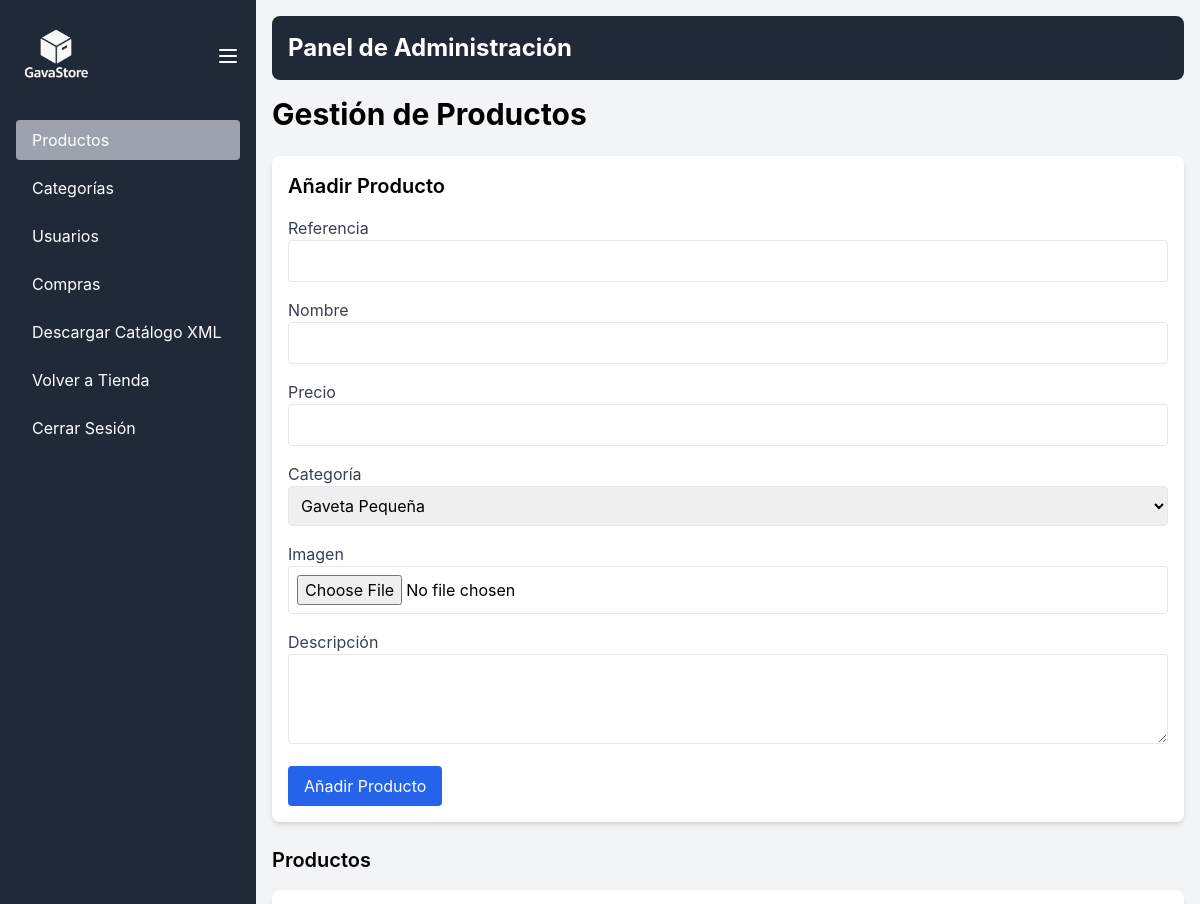
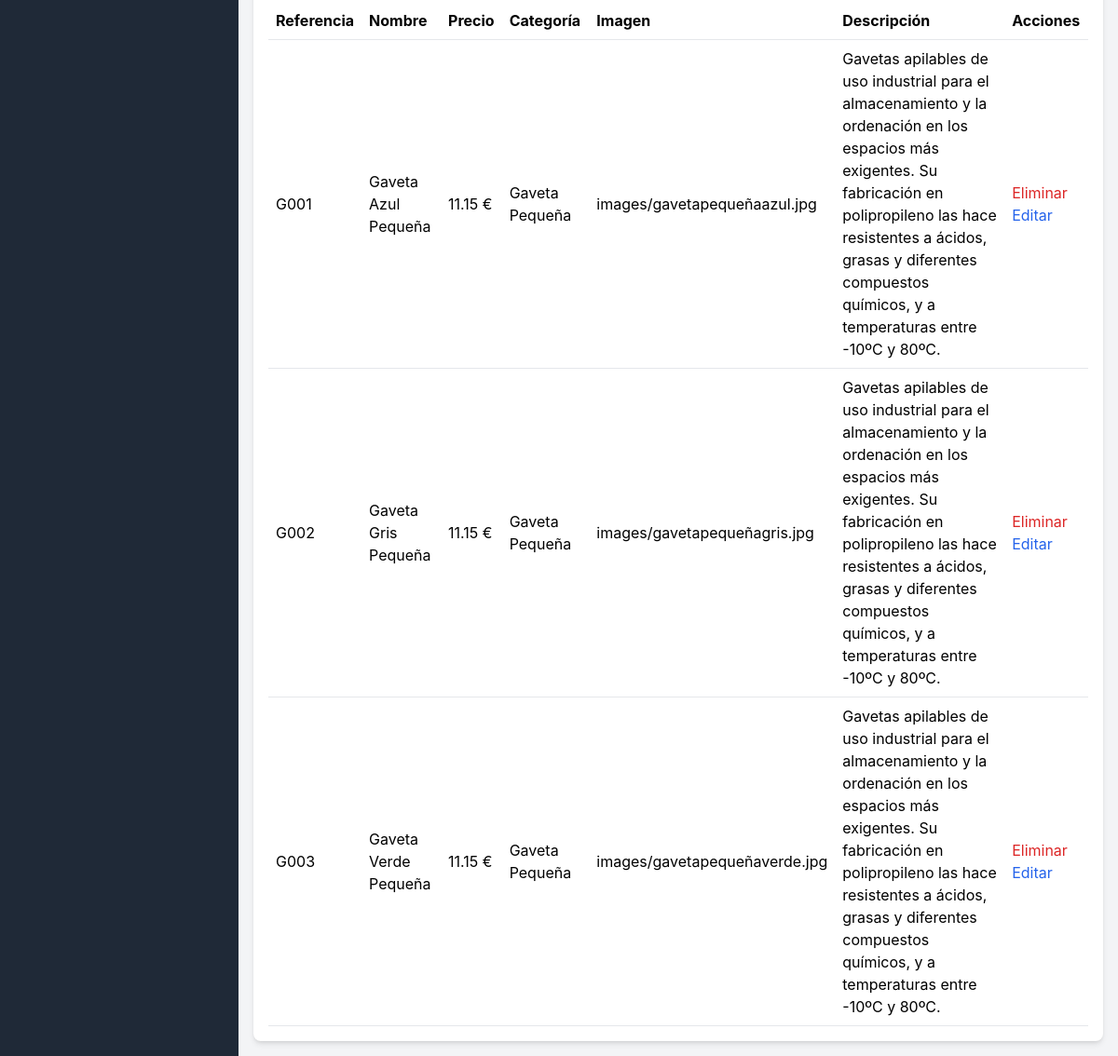
The app's page /admin.php (signed in) with its own data (2 pictures, top to bottom).
### tables this page shows
CREATE TABLE `productos` (
  `referencia` varchar(20) NOT NULL,
  `nombre` varchar(100) NOT NULL,
  `precio` decimal(10,2) NOT NULL,
  `imagen` varchar(255) DEFAULT NULL,
  `descripcion` text DEFAULT NULL,
  `categoria_id` int(11) NOT NULL
);

CREATE TABLE `categorias` (
  `id` int(11) NOT NULL,
  `nombre` varchar(50) NOT NULL
);

### admin.php (the view, shortened to what this page needs)
<?php
$db = new Database();
$conn = $db->getConnection();
$stmt = $conn->query("SELECT * FROM categorias");
$categorias = $stmt->fetchAll(PDO::FETCH_ASSOC);
$section = isset($_GET['section']) ? $_GET['section'] : 'productos';
if ($section === 'productos') {
    $stmt = $conn->query("SELECT p.*, c.nombre AS categoria FROM productos p JOIN categorias c ON p.categoria_id = c.id");
    $productos = $stmt->fetchAll(PDO::FETCH_ASSOC);
} else {
    $productos = [];
}
?>
<!DOCTYPE html>
<html lang="es">
<head>
    <script src="https://cdn.tailwindcss.com"></script>
    <link rel="stylesheet" href="styles.css">
</head>
<body class="bg-gray-100 flex">
    <div id="sidebar" class="bg-gray-800 text-white w-64 min-h-screen p-4 transition-all duration-300">
        <div class="flex justify-between items-center mb-6">
            <a href="index.php">
                <img src="logo.png" alt="GavaStore" class="h-20 w-auto">
            </a>
            <button id="toggleSidebar" class="text-white focus:outline-none">
                <svg class="w-6 h-6" fill="none" stroke="currentColor" viewBox="0 0 24 24" xmlns="http://www.w3.org/2000/svg">
                    <path stroke-linecap="round" stroke-linejoin="round" stroke-width="2" d="M4 6h16M4 12h16M4 18h16"></path>
                </svg>
            </button>
        </div>
        <nav>
            <ul>
                <li class="mb-2">
                    <a href="?section=productos" class="block px-4 py-2 rounded hover:bg-gray-400 <?php echo $section === 'productos' ? 'bg-gray-400' : ''; ?>">Productos</a>
                </li>
                <li class="mb-2">
                    <a href="?section=categorias" class="block px-4 py-2 rounded hover:bg-gray-400 <?php echo $section === 'categorias' ? 'bg-gray-400' : ''; ?>">Categorías</a>
                </li>
                <li class="mb-2">
                    <a href="?section=usuarios" class="block px-4 py-2 rounded hover:bg-gray-400 <?php echo $section === 'usuarios' ? 'bg-gray-400' : ''; ?>">Usuarios</a>
                </li>
                <li class="mb-2">
                    <a href="?section=compras" class="block px-4 py-2 rounded hover:bg-gray-400 <?php echo $section === 'compras' ? 'bg-gray-400' : ''; ?>">Compras</a>
                </li>
                <li class="mb-2">
                    <form method="POST" class="inline">
                        <button type="submit" name="download_xml" class="block w-full text-left px-4 py-2 rounded hover:bg-gray-400">Descargar Catálogo XML</button>
                    </form>
                </li>
                <li class="mb-2">
                    <a href="index.php" class="block px-4 py-2 rounded hover:bg-gray-400">Volver a Tienda</a>
                </li>
                <li class="mb-2">
                    <a href="logout.php" class="block px-4 py-2 rounded hover:bg-gray-400">Cerrar Sesión</a>
                </li>
            </ul>
        </nav>
    </div>
    <div class="flex-1 p-4">
        <header class="bg-gray-800 text-white p-4 mb-4 rounded-lg flex items-center gap-4">
            <h1 class="text-2xl font-bold">Panel de Administración</h1>
        </header>
        <main>
            <?php if ($section === 'productos'): ?>
                <h2 class="text-3xl font-bold mb-6">Gestión de Productos</h2>
                <form method="POST" enctype="multipart/form-data" class="bg-white p-4 rounded-lg shadow-md mb-6">
                    <h3 class="text-xl font-semibold mb-4">Añadir Producto</h3>
                    <div class="mb-4">
                        <label class="block text-gray-700">Referencia</label>
                        <input type="text" name="referencia" class="w-full p-2 border rounded" required>
                    </div>
                    <div class="mb-4">
                        <label class="block text-gray-700">Nombre</label>
                        <input type="text" name="nombre" class="w-full p-2 border rounded" required>
                    </div>
                    <div class="mb-4">
                        <label class="block text-gray-700">Precio</label>
                        <input type="number" step="0.01" name="precio" class="w-full p-2 border rounded" required>
                    </div>
                    <div class="mb-4">
                        <label class="block text-gray-700">Categoría</label>
                        <select name="categoria_id" class="w-full p-2 border rounded" required>
                            <?php foreach ($categorias as $cat): ?>
                                <option value="<?php echo htmlspecialchars($cat['id']); ?>"><?php echo htmlspecialchars($cat['nombre']); ?></option>
                            <?php endforeach; ?>
                        </select>
                    </div>
                    <div class="mb-4">
                        <label class="block text-gray-700">Imagen</label>
                        <input type="file" name="imagen" class="w-full p-2 border rounded">
                    </div>
                    <div class="mb-4">
                        <label class="block text-gray-700">Descripción</label>
                        <textarea name="descripcion" class="w-full p-2 border rounded" rows="3"></textarea>
                    </div>
                    <button type="submit" name="add_product" class="bg-blue-600 text-white px-4 py-2 rounded hover:bg-blue-700">
                        Añadir Producto
                    </button>
                </form>
                <h3 class="text-xl font-semibold mb-4">Productos</h3>
                <div class="bg-white p-4 rounded-lg shadow-md">
                    <table class="w-full">
                        <thead>
                            <tr class="border-b">
                                <th class="text-left p-2">Referencia</th>
                                <th class="text-left p-2">Nombre</th>
                                <th class="text-left p-2">Precio</th>
                                <th class="text-left p-2">Categoría</th>
                                <th class="text-left p-2">Imagen</th>
                                <th class="text-left p-2">Descripción</th>
                                <th class="text-left p-2">Acciones</th>
                            </tr>
                        </thead>
                        <tbody>
                            <?php foreach ($productos as $producto): ?>
                                <tr class="border-b">
                                    <td class="p-2"><?php echo htmlspecialchars($producto['referencia']); ?></td>
                                    <td class="p-2"><?php echo htmlspecialchars($producto['nombre']); ?></td>
                                    <td class="p-2"><?php echo number_format($producto['precio'], 2); ?> €</td>
                                    <td class="p-2"><?php echo htmlspecialchars($producto['categoria']); ?></td>
                                    <td class="p-2"><?php echo htmlspecialchars($producto['imagen'] ?? 'Sin imagen'); ?></td>
                                    <td class="p-2"><?php echo htmlspecialchars($producto['descripcion'] ?? 'Sin descripción'); ?></td>
                                    <td class="p-2">
                                        <form method="POST" class="inline">
                                            <button type="submit" name="delete_product" class="text-red-600 hover:underline">Eliminar</button>
                                        </form>
                                        <button onclick="document.getElementById('edit-<?php echo htmlspecialchars($producto['referencia']); ?>').classList.remove('hidden')" class="text-blue-600 hover:underline">Editar</button>
                                    </td>
                                </tr>
                            <?php endforeach; ?>
                        </tbody>
                    </table>
                </div>
            <?php endif; ?>
        </main>
    </div>
</body>
</html>

### styles.css (style rules this page uses)
body { font-family: 'Inter', sans-serif; }

### records on screen
productos: referencia "G001", nombre "Gaveta Azul Pequeña", precio "11.15", categoria.nombre "Gaveta Pequeña", imagen "images/gavetapequeñaazul.jpg", descripcion "Gavetas apilables de uso industrial para el almacenamiento y la ordenación en los espacios más exigentes. Su fabricación en polipropileno las hace resistentes a ácidos, grasas y diferentes compuestos químicos, y a temperaturas entre -10ºC y 80ºC."
productos: referencia "G002", nombre "Gaveta Gris Pequeña", precio "11.15", categoria.nombre "Gaveta Pequeña", imagen "images/gavetapequeñagris.jpg", descripcion "Gavetas apilables de uso industrial para el almacenamiento y la ordenación en los espacios más exigentes. Su fabricación en polipropileno las hace resistentes a ácidos, grasas y diferentes compuestos químicos, y a temperaturas entre -10ºC y 80ºC."
productos: referencia "G003", nombre "Gaveta Verde Pequeña", precio "11.15", categoria.nombre "Gaveta Pequeña", imagen "images/gavetapequeñaverde.jpg", descripcion "Gavetas apilables de uso industrial para el almacenamiento y la ordenación en los espacios más exigentes. Su fabricación en polipropileno las hace resistentes a ácidos, grasas y diferentes compuestos químicos, y a temperaturas entre -10ºC y 80ºC."

### other values on screen
form field categoria_id "Gaveta Pequeña"
